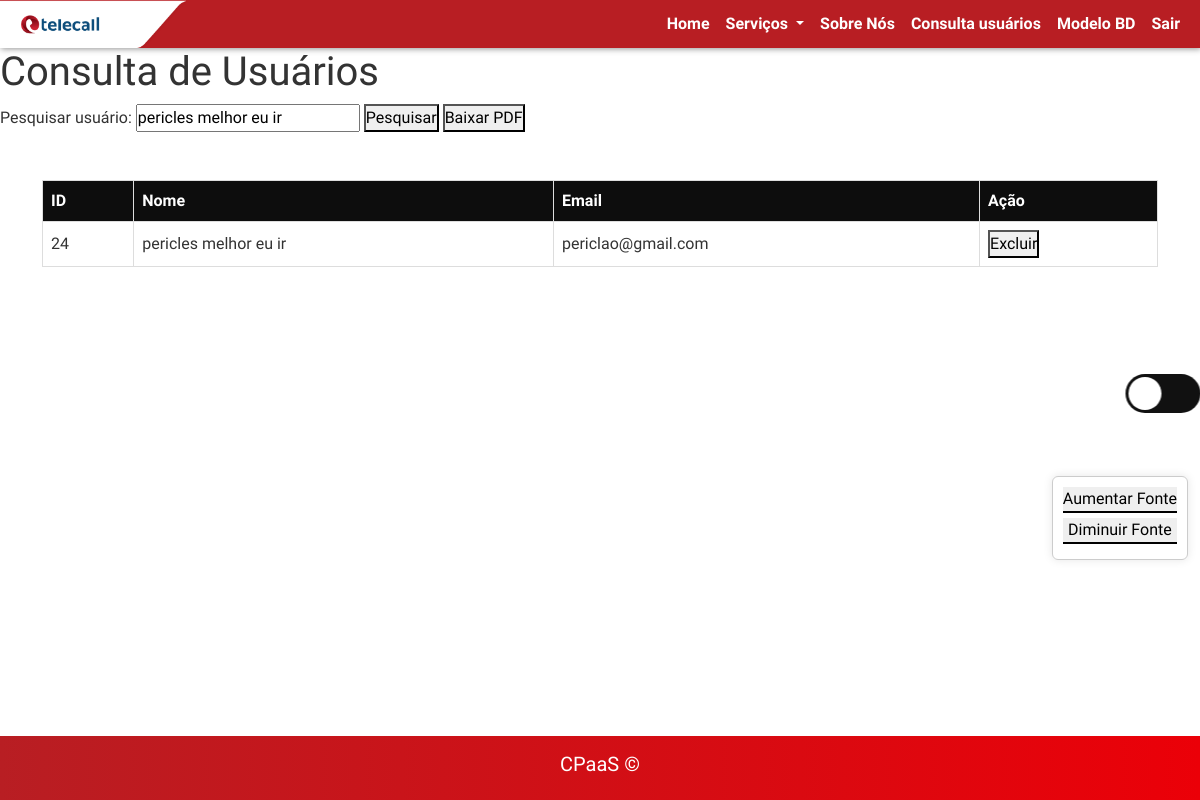
Page /consulta.php?pesquisa=pericles melhor eu ir (signed in) on the committed database.
### tables this page shows
CREATE TABLE `usuarios` (
  `id` int(11) NOT NULL AUTO_INCREMENT,
  `nome` varchar(45) NOT NULL,
  `data_nasc` date NOT NULL,
  `mother_name` varchar(45) NOT NULL,
  `telefone_fixo` varchar(15) DEFAULT NULL,
  `celular` varchar(15) NOT NULL,
  `endereco` varchar(45) NOT NULL,
  `email` varchar(45) NOT NULL,
  `cpf` varchar(11) NOT NULL,
  `username` varchar(6) NOT NULL,
  `senha` varchar(255) DEFAULT NULL,
  `gender` char(1) NOT NULL,
  `tipo_perfil` enum('comum','master') NOT NULL DEFAULT 'comum',
  `cep` varchar(9) DEFAULT NULL,
  PRIMARY KEY (`id`)
);

### consulta.php (the view, shortened to what this page needs)
<?php
include 'config.php';
$tipo_perfil = isset($_SESSION['tipo_perfil']) ? $_SESSION['tipo_perfil'] : 'comum';
$pesquisa = "";
if (isset($_GET['pesquisa'])) {
    $pesquisa = $_GET['pesquisa'];
}
$sql = "SELECT * FROM usuarios WHERE tipo_perfil = 'comum' AND nome LIKE ?";
$stmt = $conexao->prepare($sql);
$pesquisa = "%" . $pesquisa . "%";
$stmt->bind_param("s", $pesquisa);
$stmt->execute();
$result = $stmt->get_result();
$usuarios = $result->fetch_all(MYSQLI_ASSOC);
?>
<!DOCTYPE html>
<html lang="pt">
<head>
    <link href="https://cdn.jsdelivr.net/npm/bootstrap@5.3.2/dist/css/bootstrap.min.css" rel="stylesheet">
    <link rel="stylesheet" href="css/styleb.css">
</head>
<body>
<header>
        <nav class="navbar navbar-expand-lg navbar-light changeable-text-container"
            style="box-shadow: 1px 1px 6px #959595; background-color: #B81E23; padding: 0px!important">
            <div class="container-fluid" style="padding-left: 0px!important;">
                <div><img src="img/cropped-navbartelecall-e1664888635140.png" style="height: 3rem;" alt=""></div>
                <div class="collapse navbar-collapse" id="navbarSupportedContent">
                    <ul class="navbar-nav ms-auto mb-2 mb-lg-0">
                        <li class="nav-item" style="font-weight: 600;">
                            <button class="nav-link active" aria-current="page"
                                onclick="window.location.href='main.php'" style="color: white;">Home</button>
                        </li>
                        <li class="nav-item dropdown" style="font-weight: 600;">
                            <button class="nav-link dropdown-toggle" role="button" data-bs-toggle="dropdown"
                                aria-expanded="false" style="color: white;">
                                Serviços
                            </button>
                        </li>
                        <li class="nav-item" style="font-weight: 600;">
                            <button class="nav-link" onclick="window.location.href='sobre.php'"
                                style="color: white;">Sobre Nós</button>
                        </li>
                        <?php if ($tipo_perfil == 'master'): ?>
                        <li class="nav-item" style="font-weight: 600;">
                            <button class="nav-link" onclick="window.location.href='consulta.php'"
                                style="color: white;">Consulta usuários</button>
                        </li>
                        <?php endif; ?>
                        <li class="nav-item" style="font-weight: 600;">
                            <button class="nav-link" onclick="window.location.href='modeloBD.php'"
                                style="color: white;">Modelo BD</button>
                        </li>
                        <li class="nav-item" style="font-weight: 600;">
                            <button class="nav-link" onclick="window.location.href='Controllers/logout.php'"
                                style="color: white;">Sair</button>
                        </li>
                    </ul>
                </div>
            </div>
        </nav>
    </header>
    <h1>Consulta de Usuários</h1>
    <form method="GET" action="consulta.php">
        <label for="pesquisa">Pesquisar usuário:</label>
        <input type="text" id="pesquisa" name="pesquisa" value="<?php echo htmlspecialchars(isset($_GET['pesquisa']) ? $_GET['pesquisa'] : ''); ?>">
        <button type="submit">Pesquisar</button>
        <a href="Controllers/gerar_pdf.php" target="_blank"><button type="button">Baixar PDF</button></a>
    </form>
    <div class="container">
        <table class="mt-5">
            <tr ">
                <th style="background-color: #0D0D0D!important; color:white;">ID</th>
                <th style="background-color: #0D0D0D!important; color:white;">Nome</th>
                <th style="background-color: #0D0D0D!important; color:white;">Email</th>
                <th style="background-color: #0D0D0D!important; color:white;">Ação</th>
            </tr>
            <?php foreach ($usuarios as $usuario): ?>
            <tr>
                <td><?php echo htmlspecialchars($usuario['id']); ?></td>
                <td><?php echo htmlspecialchars($usuario['nome']); ?></td>
                <td><?php echo htmlspecialchars($usuario['email']); ?></td>
                <td>
                    <button onclick="showModal(<?php echo htmlspecialchars($usuario['id']); ?>)">Excluir</button>
                </td>
            </tr>
            <?php endforeach; ?>
        </table>
    </div>
    <label for="chk" class="label">
        <div class="ball"></div>
    </label>
    <div class="accessibility-panel">
        <button id="increase-font">Aumentar Fonte</button>
        <button id="decrease-font">Diminuir Fonte</button>
    </div>
    <div class="card-footer fixed-bottom">
        <footer class="d-flex justify-content-center align-items-center p-3 " style="background:linear-gradient(to left, #EB0008, #B81E23); color:white;">
            <h5>CPaaS &#169;</h5>
        </footer>
    </div>
</body>
</html>

### css/styleb.css (style rules this page uses)
* { margin: 0; padding: 0; box-sizing: border-box; font-family: 'Prompt', monospace; }
html, body { height: 100%; }
body { min-height: 100vh; display: flex; flex-direction: column; color: #333; background-color: #fff; transition: background 0.2s linear; }
.label { background-color: #111; border-radius: 50px; cursor: pointer; display: flex; justify-content: space-between; align-items: center; padding: 5px; position: fixed; height: 26px; width: 50px; transform: scale(1.5) translateY(-50%); top: 50%; right: 1%; }
.label .ball { background-color: #fff; border-radius: 50%; position: absolute; top: 2px; left: 2px; height: 22px; width: 22px; transform: translateX(0px); transition: transform 0.2s linear; }
footer { margin-top: auto; }
.nav-item { text-align: right; }
.container-fluid { width: 100%; }
.accessibility-panel { position: fixed; bottom: 30%; right: 1%; display: flex; flex-direction: column; background-color: #fff; border: 1px solid #ccc; padding: 10px; border-radius: 6px; box-shadow: 0 0 10px rgba(0, 0, 0, 0.1); }
.accessibility-panel button { margin-bottom: 5px; border: none; border-bottom: 2px solid black; }

### consulta.php (style rules this page uses)
body { font-family: Arial, sans-serif; }
table { width: 100%; border-collapse: collapse; }
th, td { border: 1px solid #ddd; padding: 8px; text-align: left; }
th { background-color: #f2f2f2; }
form { display: inline; }

### rows in the picture
usuarios: id "24", nome "pericles melhor eu ir", email "periclao@gmail.com"
